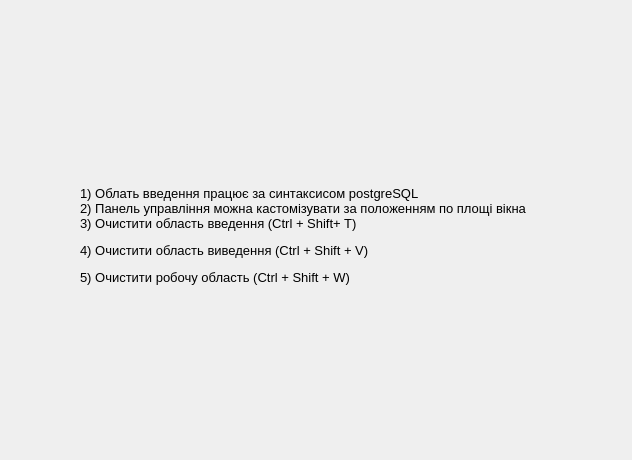
<?xml version="1.0" encoding="UTF-8"?>
<ui version="4.0">
 <class>HelpWindow</class>
 <widget class="QDialog" name="HelpWindow">
  <property name="geometry">
   <rect>
    <x>0</x>
    <y>0</y>
    <width>632</width>
    <height>460</height>
   </rect>
  </property>
  <property name="windowTitle">
   <string>Help</string>
  </property>
  <widget class="QLabel" name="labelDescription">
   <property name="geometry">
    <rect>
     <x>80</x>
     <y>120</y>
     <width>481</width>
     <height>231</height>
    </rect>
   </property>
   <property name="font">
    <font>
     <pointsize>10</pointsize>
    </font>
   </property>
   <property name="text">
    <string>&lt;html&gt;&lt;head/&gt;&lt;body&gt;&lt;p&gt;1) Облать введення працює за синтаксисом postgreSQL&lt;br/&gt;2) Панель управління можна кастомізувати за положенням по площі вікна&lt;br/&gt;3) Очистити область введення (Ctrl + Shift+ T)&lt;/p&gt;&lt;p&gt;4) Очистити область виведення (Ctrl + Shift + V)&lt;/p&gt;&lt;p&gt;5) Очистити робочу область (Ctrl + Shift + W)&lt;/p&gt;&lt;/body&gt;&lt;/html&gt;</string>
   </property>
   <property name="alignment">
    <set>Qt::AlignLeading|Qt::AlignLeft|Qt::AlignVCenter</set>
   </property>
   <property name="wordWrap">
    <bool>true</bool>
   </property>
  </widget>
 </widget>
 <resources/>
 <connections/>
</ui>
